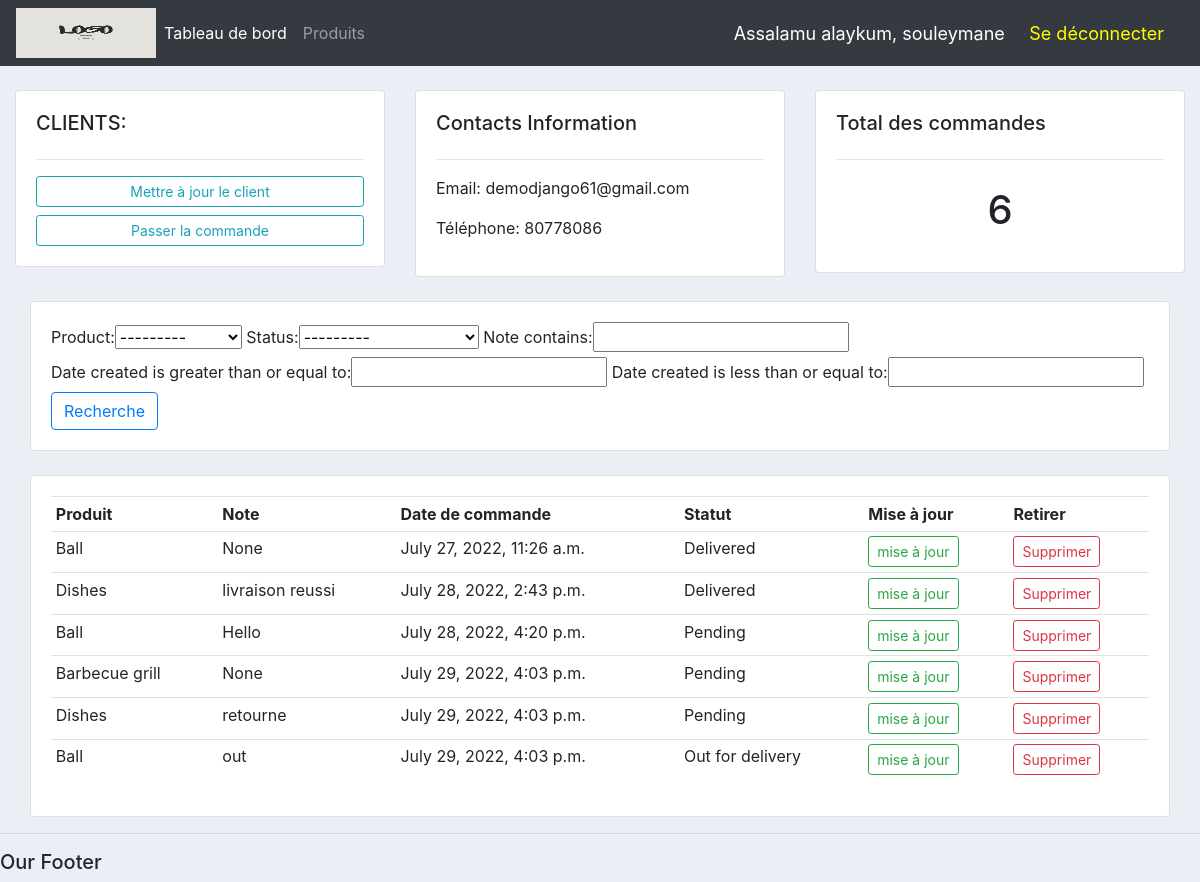
/customer/2/ (signed in), run on an earlier commit of the app's database.
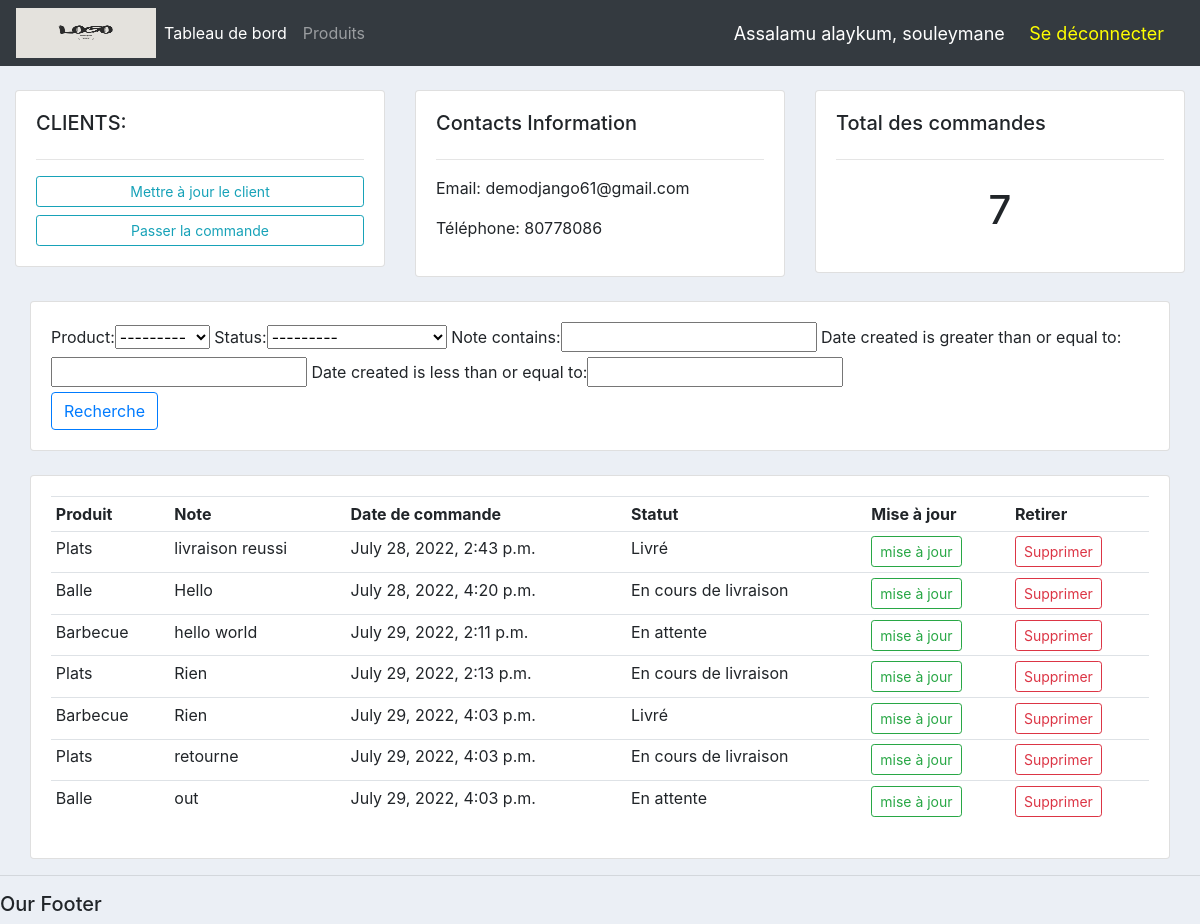
And on a later commit of the database.
### accounts/models.py (models this page shows, shortened)
class Order(models.Model):
    STATUS = (
        ('En attente', 'En attente'),
        ('En cours de livraison', 'En cours de livraison'),
        ('Livré', 'Livré'),
    )
    customer = models.ForeignKey(Customer, null=True, on_delete=models.SET_NULL)
    product = models.ForeignKey(Product, null=True, on_delete=models.SET_NULL)
    date_created = models.DateTimeField(auto_now_add=True, null=True)
    status = models.CharField(max_length=200, null=True, choices=STATUS)
    note = models.CharField(max_length=100, null=True)

class Product(models.Model):
    CATEGORY = (
        ('Intérieur', 'Intérieur'),
        ('Extérieur', 'Extérieur'),
    )
    name = models.CharField(max_length=200, null=True)
    price = models.FloatField(null=True)
    category = models.CharField(max_length=200, null=True, choices=CATEGORY)
    description = models.CharField(max_length=200, null=True, blank=True)
    date_created = models.DateTimeField(auto_now_add=True, null=True)
    tags = models.ManyToManyField(Tag)
    def __str__(self):
        return self.name

### accounts/decorators.py (the view)
        def wrapper_func(request, *args, **kwargs):
            group = None
            if request.user.groups.exists():
                group = request.user.groups.all()[0].name
            if group in allowed_roles:
                return view_func(request, *args, **kwargs)
            else:
                return redirect('user_page')

### accounts/views/customer.py (called while the page is built)
@login_required(login_url='login')
@allowed_users(allowed_roles=['admin'])
def customer(request, pk_test):
    customer = Customer.objects.get(id=pk_test)
    orders = customer.order_set.all()
    order_count = orders.count()
    myFilter = OrderFilter(request.GET, queryset=orders)
    orders = myFilter.qs
    context = {'customer': customer, 'orders': orders,
    'order_count': order_count, 'myFilter': myFilter}
    return render(request, 'accounts/customer.html', context)

### accounts/templates/accounts/customer.html
{% extends 'accounts/main.html' %}
{% block content %}
    <br>
    <div class="row">
        <div class="col-md">
            <div class="card card-body">
                <h5>CLIENTS:</h5>
                <hr>
                <a class="btn btn-outline-info btn-sm btn-block" href="">
                    Mettre à jour le client
                </a>
                <a class="btn btn-outline-info btn-sm btn-block" href="{% url 'create_order' customer.id %}">
                    Passer la commande
                </a>
            </div>
        </div>
        <div class="col-md">
            <div class="card card-body">
                <h5>Contacts Information</h5>
                <hr>
                <p>Email: {{customer.email}}</p>
                <p>Téléphone: {{customer.phone}}</p>
            </div>
        </div>
        <div class="col-md">
            <div class="card card-body">
                <h5>Total des commandes</h5>
                <hr>
                <h1 style="text-align: center; padding: 10px;">{{order_count}}</h1>
            </div>
        </div>
    </div>
    <br>
    <div class="row">
        <div class="col">
            <div class="col-md">
                <div class="card card-body">
                    <form method="get">
                        <div>
                            {{ myFilter.form }}
                        </div>
                        <button class="btn btn-outline-primary" type="submit">Recherche</button>
                    </form>
                </div>
            </div>
        </div>
    </div>
    <br>
    <div class="row">
        <div class="col">
            <div class="col-md">
                <div class="card card-body">
                    <table class="table table-sm">
                        <tr>
                            <th>Produit</th>
                            <th>Note</th>
                            <th>Date de commande</th>
                            <th>Statut</th>
                            <th>Mise à jour</th>
                            <th>Retirer</th>
                        </tr>
                        {% for order in orders %}
                            <tr>
                                <td>{{ order.product }}</dt>
                                <td>{{ order.note }}</dt>
                                <td>{{ order.date_created }}</dt>
                                <td>{{ order.status }}</dt>
                                <td><a class="btn btn-outline-success btn-sm" href="{% url 'update_order' order.id %}">mise à jour</a></td>
                                <td><a class="btn btn-outline-danger btn-sm" href="{% url 'delete_order' order.id %}">Supprimer</a></td>
                            </tr>
                        {% endfor %}
                    </table>
                </div>
            </div>
        </div>
    </div>
{% endblock %}

What changed in the data, as far as the page shows it:
removed Order: product "Ball", note "None", date_created "July 27, 2022, 11:26 a.m.", status "Delivered"
changed Order "livraison reussi": product "Dishes" → "Plats"; status "Delivered" → "Livré"
changed Order "Hello": product "Ball" → "Balle"; status "Pending" → "En cours de livraison"
now on this page (row edited): Order: product "Barbecue", note "hello world", date_created "July 29, 2022, 2:11 p.m.", status "En attente"
now on this page (row edited): Order: product "Plats", note "Rien", date_created "July 29, 2022, 2:13 p.m.", status "En cours de livraison"
changed Order (number 5 of 7 on the later page): product "Barbecue grill" → "Barbecue"; note "None" → "Rien"; status "Pending" → "Livré"
changed Order "retourne": product "Dishes" → "Plats"; status "Pending" → "En cours de livraison"
changed Order "out": product "Ball" → "Balle"; status "Out for delivery" → "En attente"
Also different on the page:
{{ order_count }}: "6" → "7"
